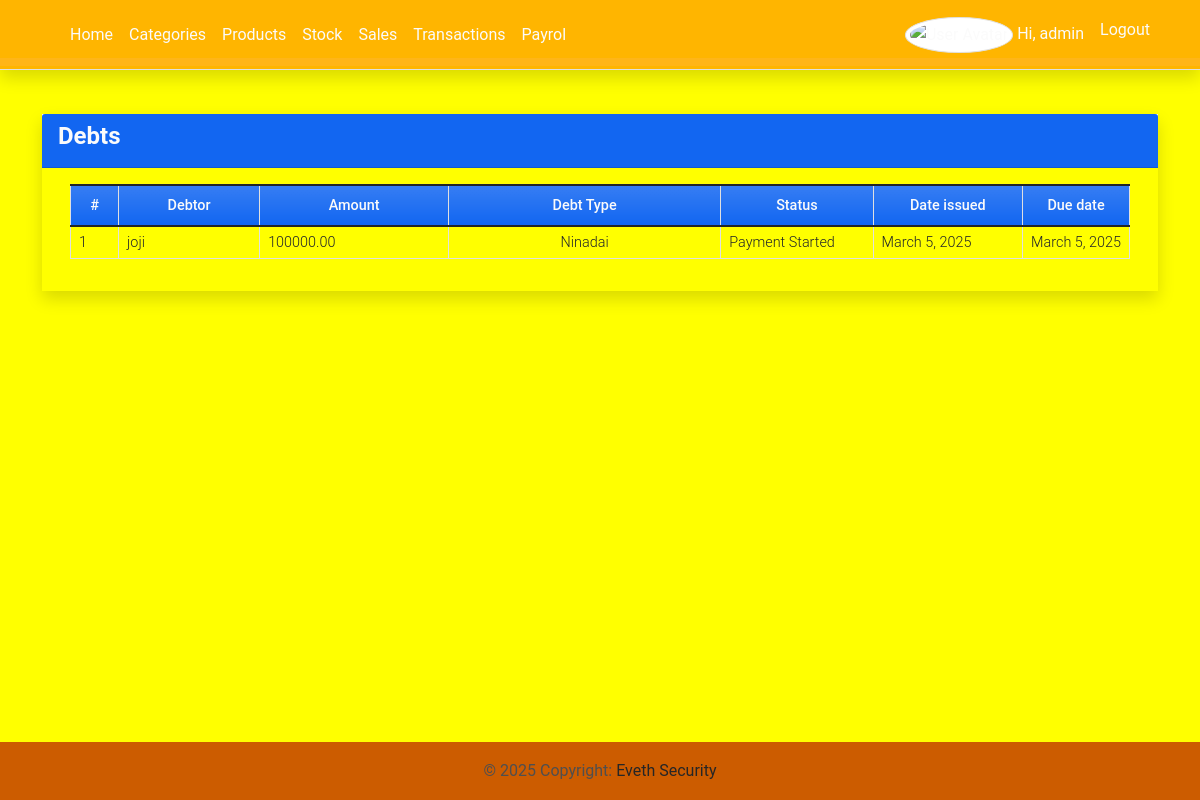
The page /debt (signed in) on the database as committed earlier.
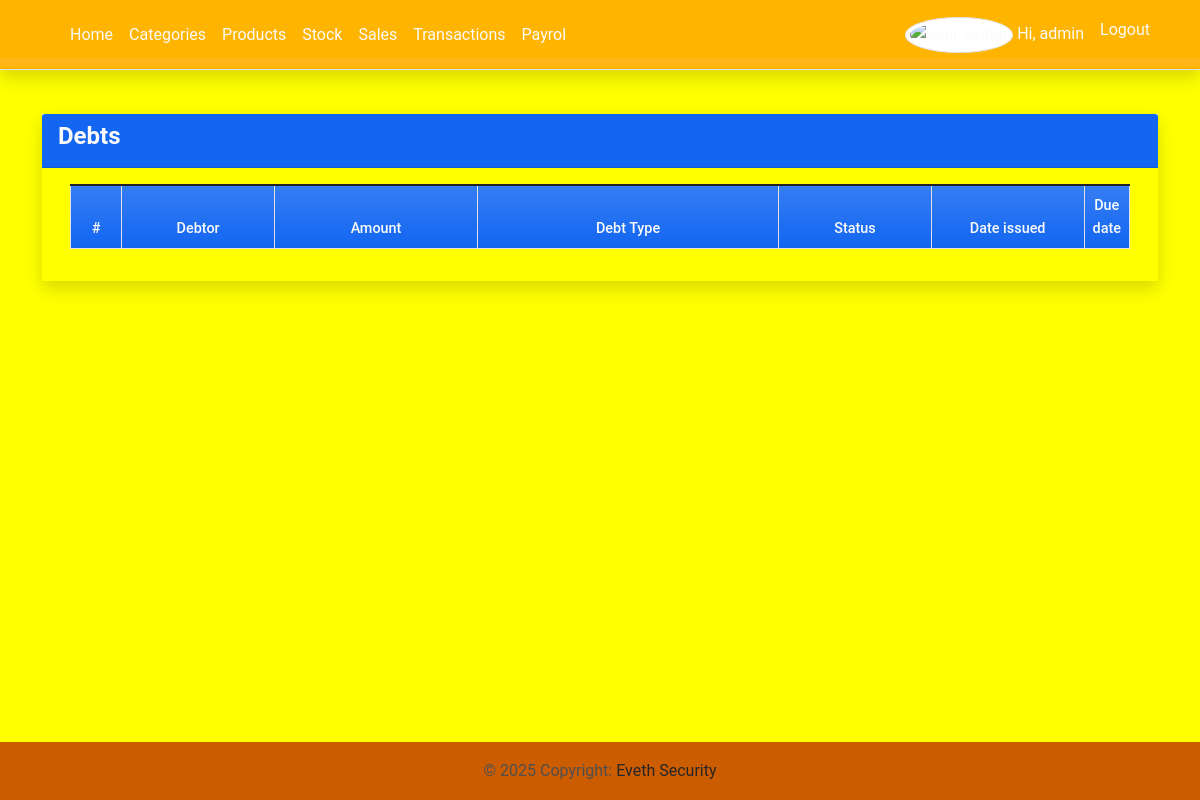
The same page on the database as committed later.
### imsApp/models.py (models this page shows, shortened)
class Debt(models.Model):
    DEBT_TYPE_CHOICES = [
        ('owed_to_me', 'Ninadai'),  # Madeni unayodai
        ('owed_by_me', 'Ninadaiwa') # Madeni unayodaiwa
    ]
    STATUS_CHOICES = [
        ('pending', 'Not Paid'),
        ('partially_paid', 'Payment Started'),
        ('paid', 'Full Paid')
    ]
    user = models.ForeignKey(User, on_delete=models.CASCADE, related_name='debts')  # Mtumiaji anayehusika na deni
    debtor_name = models.CharField(max_length=255)  # Jina la anayehusika na deni (ikiwa si mtumiaji wa mfumo)
    amount = models.DecimalField(max_digits=10, decimal_places=2)  # Kiasi cha deni
    debt_type = models.CharField(max_length=20, choices=DEBT_TYPE_CHOICES)  # Aina ya deni
    status = models.CharField(max_length=20, choices=STATUS_CHOICES, default='pending')  # Hali ya deni
    description = models.TextField(blank=True, null=True)  # Maelezo kuhusu deni
    date_issued = models.DateField(auto_now_add=True)  # Tarehe deni lilipoingizwa
    due_date = models.DateField(null=True, blank=True)  # Tarehe ya mwisho wa kulipa

### imsApp/views.py (the view)
# urls.py: path('debt',views.my_debts,name='my_debts'),
def my_debts(request):
    debts = Debt.objects.all()
    return render(request, 'debt_list.html', {'debts': debts})

### imsApp/templates/debt_list.html (shortened to what this page needs)
{% extends 'base.html' %} {% block pageContent %}
<div class="col-lg-12 col-md-12 col-sm-12 col-xs-12">
    <div class="card card-default rounded-0 shadow ">
        <div class="card-header bg-primary">
            <div class="d-flex w-100 align-items-center justify-content-between">
                <h4 class="card-title fw-bold text-light">Debts</h4>
            </div>
        </div>
        <div class="card-body" style="background-color: yellow;">
            <div class="container-fluid">
                <table class="table table-bordered" id="category-list">
                    <colgroup>
                        <col width="5%">
                        <col width="15%">
                        <col width="20%">
                        <col width="30%">
                        <col width="15%">
                        <col width="15%">
                    </colgroup>
                    <thead>
                        <tr class="bg-gradient bg-primary bg-opacity-50 text-light">
                            <th class="px-2 py-2 text-center">#</th>
                            <th class="px-2 py-2 text-center">Debtor</th>
                            <th class="px-2 py-2 text-center">Amount</th>
                            <th class="px-2 py-2 text-center">Debt Type</th>
                            <th class="px-2 py-2 text-center">Status</th>
                            <th class="px-2 py-2 text-center">Date issued</th>
                            <th class="px-2 py-2 text-center">Due date</th>
                        </tr>
                    </thead>
                    <tbody>
                        {% for debt in debts %}
                        <tr>
                            <td class="px-2 py-1 align-middle">{{ forloop.counter }}</td>
                            <td class="px-2 py-1 align-middle">{{ debt.debtor_name }}</td>
                            <td class="px-2 py-1 align-middle">
                                <p class="m-0 text-truncate">{{ debt.amount }}</p>
                            </td>
                            <td class="px-2 py-1 align-middle">
                                <p class="m-0 text-center">{{ debt.get_debt_type_display }}</p>
                            </td>
                            <td class="px-2 py-1 align-middle">
                                <p class="m-0 text-truncate">{{ debt.get_status_display }}</p>
                            </td>
                            <td class="px-2 py-1 align-middle">
                                <p class="m-0 text-truncate">{{ debt.date_issued }}</p>
                            </td>
                            <td class="px-2 py-1 align-middle">
                                <p class="m-0 text-truncate">{{ debt.due_date }}</p>
                            </td>
                        </tr>
                        {% endfor %}
                    </tbody>
                </table>
            </div>
        </div>
    </div>
</div>
{% endblock pageContent %}

Rows that differ between the two databases and show on the page:
removed Debt: debtor_name "joji", amount "100000.00", debt_type "Ninadai", status "Payment Started", date_issued "March 5, 2025", due_date "March 5, 2025"
